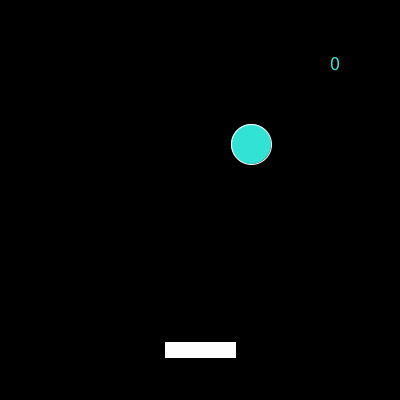
Frame 1 (no input)
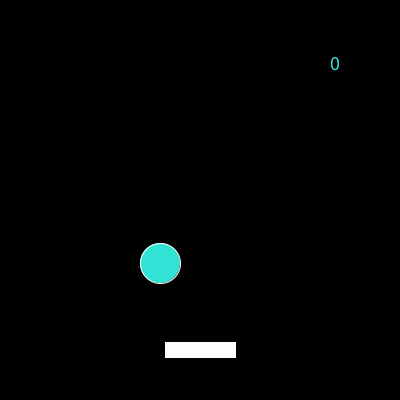
Frame 60 (the mouse pressed at the canvas centre just before this capture)
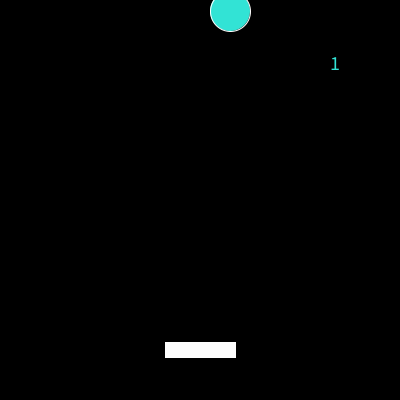
Frame 120 (the mouse held since frame 60 and released just before this capture)

The Processing sketch that drew these frames (run headless with seeded random() and noise(); from frame 60 on, the mouse is pressed at the canvas centre):

// Processing sketch: processing_83305
// ── processing_83305.pde

//Allison Wong, Pong, CP1 mods 4-5

Ball Zac;
Paddle Cam;
void setup()
{
  size(400,400);
  Cam=new Paddle();
  Zac=new Ball();
}
void draw()
{
  background(0);
  Cam.show();
  Cam.keyPressed();
  Zac.move();
  Zac.bounce();
  Zac.show();
}
class Ball
{
  int x, y, z;
  boolean up, right;
  Ball()
  {
    z=0;
    x=int(random(400));
    y=int(random(100,300));
    up=true;
    right=random(1)<.5;
  }
  void move()
  {
    if (up==true)
    {
      y=y-7;
    }
    else
    {
      y=y+7;
    }
    if (right==true)
    {
      x=x+7;
    }
    else
    {
      x=x-7;
    }
  }
  void show()
  {
    textSize(20);
    fill(50,227,213);
    text(z,330,70);
    ellipse(x,y,40,40);
  }
  void bounce()
  {
    if (x<0)
    {
      right = true;
    }
    if (x>400)
    {
      right = false;
    }
    if (y<0)
    {
      up=false;
    }
    if (y>400)
    {
      fill(0);
      rect(200,200,410,410);
      textAlign(CENTER);
      fill(168,23,227);
      textSize(50);
      text("GAME OVER",200,200);
    }
    if (get(x,y+12) == color(254))
    {
      z=z+1;
      up=true;
    }
  }
}
class Paddle
{
  int t;
  Paddle()
  {
    t=200;
  }
  void keyPressed()
  {
    if (keyPressed==true & (key=='d'||key=='D'))
    {
      t=t+5;
    }
    if (keyPressed==true & (key=='a'||key=='A'))
    {
      t=t-5;
    }
    if (t>=365)
    {
      t=365;
    }
    if (t<=35)
    {
      t=35;
    }
  }
  void show()
  {
    fill(254);
    stroke(255);
    strokeWeight(1);
    rectMode(CENTER);
    rect(t,350,70,15);
  }
}
